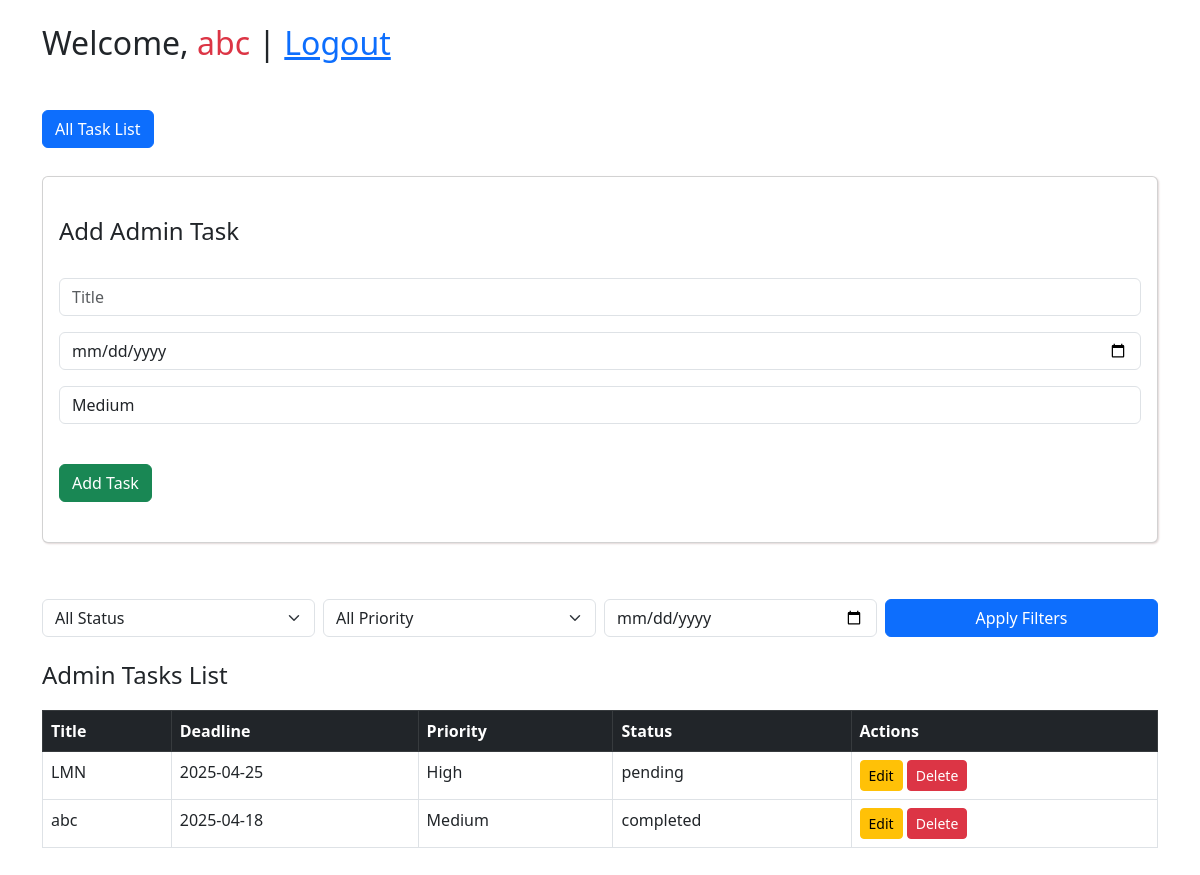
/dashboard.php (signed in), run on the app's committed database.
### tables this page shows
CREATE TABLE `tasks` (
  `id` int(11) NOT NULL,
  `user_id` int(11) DEFAULT NULL,
  `title` varchar(255) DEFAULT NULL,
  `deadline` date DEFAULT NULL,
  `priority` varchar(10) DEFAULT NULL,
  `status` varchar(20) DEFAULT NULL
);

### auth.php (called while the page is built, shortened)
<?php
function isAdmin() {
    return isset($_SESSION['role']) && $_SESSION['role'] === 'admin';
}
?>

### dashboard.php (the view, shortened to what this page needs)
<?php
require 'auth.php';
require 'db.php';
$user_id = $_SESSION['user_id'];
$role = htmlspecialchars($_SESSION['role']);
$name = htmlspecialchars($_SESSION['name']);
$where = "user_id = ?";
$params = [$user_id];
$types = "i";
$sql = "SELECT * FROM tasks WHERE $where ORDER BY id DESC";
$stmt = $conn->prepare($sql);
$stmt->bind_param($types, ...$params);
$stmt->execute();
$result = $stmt->get_result();
$tasks = $result->fetch_all(MYSQLI_ASSOC);
?>
<!DOCTYPE html>
<html lang="en">
<head>
  <link rel="stylesheet" href="./assets/style.css">
  <link href="https://cdn.jsdelivr.net/npm/bootstrap@5.3.0-alpha1/dist/css/bootstrap.min.css" rel="stylesheet">
</head>
<body>
<div class="container py-4">
  <h2>Welcome, <span class="text-danger"><?= $name ?></span> | <a href="logout.php">Logout</a></h2>
  <div class="admin_btn mt-5">
    <?php if (isAdmin()) echo '<a href="admin_list.php" class="btn btn-primary mb-4">All Task List</a>'; ?>
  </div>
  <div class="task_sec card p-3 mt-1">
    <h4 class="py-4">Add <span style="text-transform: capitalize;"><?= $role ?></span> Task</h4>
    <form action="add_task.php" method="POST">
      <div class="mb-3">
        <input name="title" class="form-control" placeholder="Title" required>
      </div>
      <div class="mb-3">
        <input name="deadline" type="date" class="form-control">
      </div>
      <div class="mb-3">
        <select name="priority" class="form-control">
          <option value="Medium" selected>Medium</option>
        </select>
      </div>
      <button class="btn btn-success my-4">Add Task</button>
    </form>
  </div>
  <form method="GET" class="row g-2 mt-5 mb-4">
    <div class="col-md-3">
      <select name="status" class="form-select">
        <option value="">All Status</option>
      </select>
    </div>
    <div class="col-md-3">
      <select name="priority" class="form-select">
        <option value="">All Priority</option>
      </select>
    </div>
    <div class="col-md-3">
      <input type="date" name="deadline" class="form-control" value="<?= $_GET['deadline'] ?? '' ?>">
    </div>
    <div class="col-md-3">
      <button class="btn btn-primary w-100">Apply Filters</button>
    </div>
  </form>
  <div class="task_list">
    <h4 class="mt-2"><span style="text-transform: capitalize;"><?= $role ?></span> Tasks List</h4>
    <?php if (empty($tasks)): ?>
      <p>No tasks found.</p>
    <?php else: ?>
      <table class="table table-bordered">
        <thead class="table-dark">
          <tr>
            <th>Title</th>
            <th>Deadline</th>
            <th>Priority</th>
            <th>Status</th>
            <th>Actions</th>
          </tr>
        </thead>
        <tbody>
        <?php foreach ($tasks as $task): ?>
          <tr>
            <td><?= htmlspecialchars($task['title']) ?></td>
            <td><?= htmlspecialchars($task['deadline']) ?></td>
            <td><?= htmlspecialchars($task['priority']) ?></td>
            <td><?= htmlspecialchars($task['status']) ?></td>
            <td>
              <a href="edit_task.php?id=<?= $task['id'] ?>" class="btn btn-sm btn-warning">Edit</a>
              <form action="delete_task.php" method="POST" style="display:inline;">
                <button type="submit" class="btn btn-sm btn-danger" onclick="return confirm('Are you sure?')">Delete</button>
              </form>
            </td>
          </tr>
        <?php endforeach; ?>
        </tbody>
      </table>
    <?php endif; ?>
  </div>
</div>
</body>
</html>

### assets/style.css (style rules this page uses)
body { font-family: sans-serif; margin: 20px; padding: 0; background: #f9f9f9; }
input, select, button { padding: 8px; margin: 5px; font-size: 16px; }
table { width: 100%; border-collapse: collapse; margin-top: 20px; }
th, td { padding: 10px; border: 1px solid #ddd; text-align: left; }
button { background: #3498db; color: white; border: none; cursor: pointer; border-radius: 5px; }
.task_sec { background-color: white; padding: 50px; box-shadow: 1px 1px 2px #e1d7d7; }
h2 { font-size: 24px; color: #333; margin-bottom: 20px; }
a { color: #007bff; text-decoration: none; }

### data on the page
tasks: title "LMN", deadline "2025-04-25", priority "High", status "pending"
tasks: title "abc", deadline "2025-04-18", priority "Medium", status "completed"

### other printed values
$name "abc"
$role "Admin"
